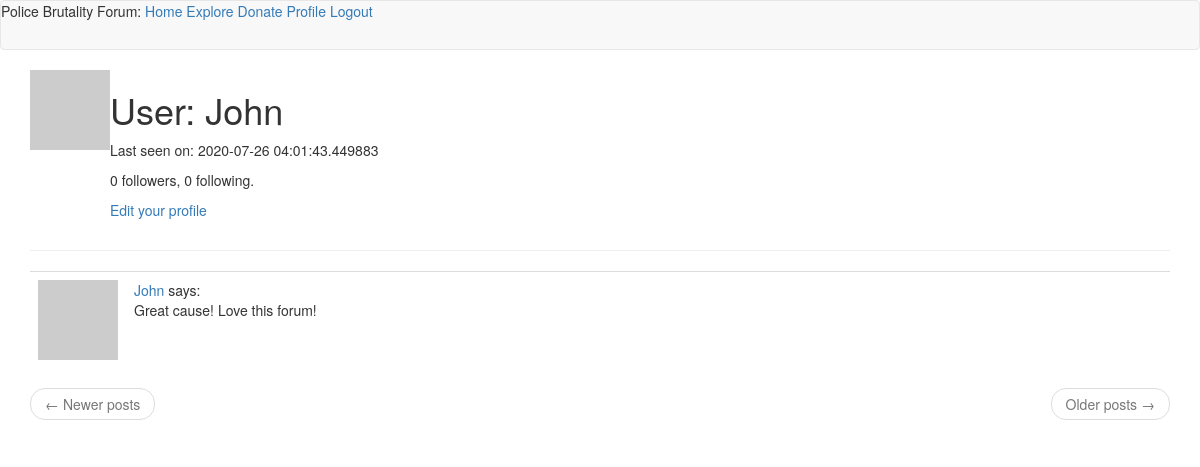
Page /user/John (signed in) on the earlier database version.
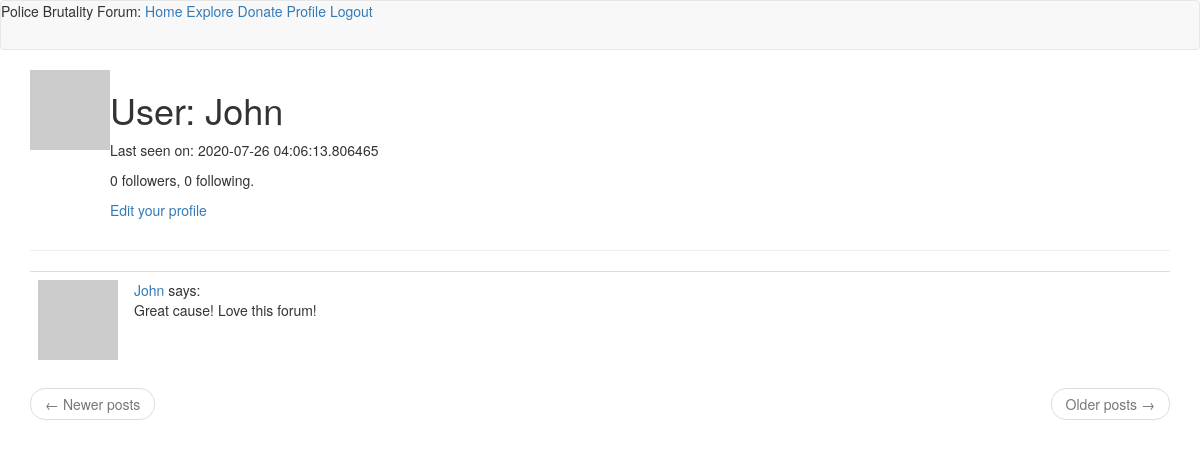
Same page on the later database version.
### app/models.py (models this page shows, shortened)
class User(UserMixin, db.Model):
    id = db.Column(db.Integer, primary_key=True)
    username = db.Column(db.String(64), index=True, unique=True)
    email = db.Column(db.String(120), index=True, unique=True)
    password_hash = db.Column(db.String(128))
    posts = db.relationship('Post', backref='author', lazy='dynamic')
    about_me = db.Column(db.String(140))
    last_seen = db.Column(db.DateTime, default=datetime.utcnow)
    def avatar(self, size):
        digest = md5(self.email.lower().encode('utf-8')).hexdigest()
        return 'https://www.gravatar.com/avatar/{}?d=identicon&s={}'.format(digest, size)
    followed = db.relationship(
        'User', secondary=followers,
        primaryjoin=(followers.c.follower_id == id),
        secondaryjoin=(followers.c.followed_id == id),
        backref=db.backref('followers', lazy='dynamic'), lazy='dynamic')

class Post(db.Model):
    id = db.Column(db.Integer, primary_key=True)
    body = db.Column(db.String(5000))
    timestamp = db.Column(db.DateTime, index=True, default=datetime.utcnow)
    user_id = db.Column(db.Integer, db.ForeignKey('user.id'))

### app/routes.py (the view)
@app.route('/user/<username>')
@login_required
def user(username):
    user = User.query.filter_by(username=username).first_or_404()
    page = request.args.get('page', 1, type=int)
    posts = user.posts.order_by(Post.timestamp.desc()).paginate(
        page, app.config['POSTS_PER_PAGE'], False)
    next_url = url_for('user', username=user.username, page=posts.next_num) \
        if posts.has_next else None
    prev_url = url_for('user', username=user.username, page=posts.prev_num) \
        if posts.has_prev else None
    form = EmptyForm()
    return render_template('user.html', user=user, posts=posts.items,next_url=next_url, prev_url=prev_url, form=form,numb=0)

### app/models.py (called while the page is built)
@login.user_loader
def load_user(id):
    return User.query.get(int(id))

### app/routes.py (called while the page is built)
@app.before_request
def before_request():
    if current_user.is_authenticated:
        current_user.last_seen = datetime.utcnow()
        db.session.commit()

### app/templates/user.html (shortened to what this page needs)
{% extends "base.html" %}
{% block app_content %}
    <table>
        <tr valign="top">
            <td><img src="{{ user.avatar(128) }}"></td>
            <td>
                <h1>User: {{ user.username }}</h1>
                {% if user.last_seen %}<p>Last seen on: {{ user.last_seen }}</p>{% endif %}
                <p>{{ user.followers.count() }} followers, {{ user.followed.count() }} following.</p>
                {% if user == current_user %}
                <p><a href="{{ url_for('edit_profile') }}">Edit your profile</a></p>
                {% endif %}
            </td>
        </tr>
    </table>
    <hr>
    {% for post in posts %}
        {%include '_post.html'%}
    {% endfor %}
    <nav aria-label="...">
        <ul class="pager">
            <li class="previous{% if not prev_url %} disabled{% endif %}">
                <a href="{{ prev_url or '#' }}">
                    <span aria-hidden="true">&larr;</span> Newer posts
                </a>
            </li>
            <li class="next{% if not next_url %} disabled{% endif %}">
                <a href="{{ next_url or '#' }}">
                    Older posts <span aria-hidden="true">&rarr;</span>
                </a>
            </li>
        </ul>
    </nav>
{% endblock %}

### app/templates/base.html (shortened to what this page needs)
{%extends 'bootstrap/base.html'%}
{%block navbar%}
    <nav class="navbar navbar-default">
        Police Brutality Forum:
        <a href="{{ url_for('index') }}">Home</a>
        <a href="{{url_for('forum')}}">Explore</a>
        <a href="{{url_for('donation')}}">Donate</a>
        {% if current_user.is_anonymous %}
        <a href="{{ url_for('login') }}">Login</a>
        {% else %}
        <a href="{{ url_for('user', username=current_user.username) }}">Profile</a>
        <a href="{{ url_for('logout') }}">Logout</a>
        {% endif %}
    </nav>
{%endblock%}
{%block content%}
    <div class="container">
        {%block app_content%}{%endblock%}
    </div>
{%endblock%}

### app/templates/_post.html
<table class="table table-hover">
    <tr>
        <td width="70px">
            <a href="{{ url_for('user', username=post.author.username) }}"><img src="{{ post.author.avatar(70) }}" /></a>
        </td>
        <td>
            <a href="{{ url_for('user', username=post.author.username) }}">{{ post.author.username }}</a>
            says:<br>
            {{ post.body }}
        </td>
    </tr>
</table>

Differences in the rows shown:
changed User "John": last_seen "2020-07-26 04:01:43.449883" → "2020-07-26 04:06:13.806465"
